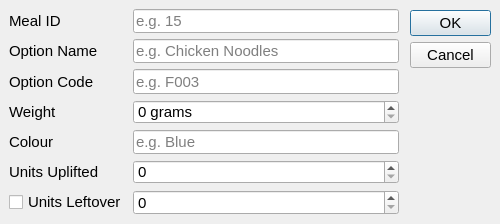
<?xml version="1.0" encoding="UTF-8"?>
<ui version="4.0">
 <class>createMealOptionDialog</class>
 <widget class="QDialog" name="createMealOptionDialog">
  <property name="geometry">
   <rect>
    <x>0</x>
    <y>0</y>
    <width>500</width>
    <height>224</height>
   </rect>
  </property>
  <property name="minimumSize">
   <size>
    <width>500</width>
    <height>100</height>
   </size>
  </property>
  <property name="maximumSize">
   <size>
    <width>500</width>
    <height>260</height>
   </size>
  </property>
  <property name="font">
   <font>
    <pointsize>11</pointsize>
   </font>
  </property>
  <property name="windowTitle">
   <string>Dialog</string>
  </property>
  <widget class="QDialogButtonBox" name="buttonBox">
   <property name="geometry">
    <rect>
     <x>410</x>
     <y>10</y>
     <width>81</width>
     <height>111</height>
    </rect>
   </property>
   <property name="orientation">
    <enum>Qt::Vertical</enum>
   </property>
   <property name="standardButtons">
    <set>QDialogButtonBox::Cancel|QDialogButtonBox::Ok</set>
   </property>
   <property name="centerButtons">
    <bool>false</bool>
   </property>
  </widget>
  <widget class="QWidget" name="formLayoutWidget">
   <property name="geometry">
    <rect>
     <x>9</x>
     <y>9</y>
     <width>390</width>
     <height>206</height>
    </rect>
   </property>
   <layout class="QFormLayout" name="formLayout">
    <item row="0" column="0">
     <widget class="QLabel" name="mealIdLabel">
      <property name="toolTip">
       <string extracomment="Enter Flight Number Here (Maximum 3 Numbers)">Enter Flight Number Here (Maximum 3 Numbers)</string>
      </property>
      <property name="text">
       <string>Meal ID</string>
      </property>
     </widget>
    </item>
    <item row="0" column="1">
     <widget class="QLineEdit" name="mealIdLineEdit">
      <property name="toolTip">
       <string/>
      </property>
      <property name="inputMask">
       <string/>
      </property>
      <property name="text">
       <string/>
      </property>
      <property name="maxLength">
       <number>3</number>
      </property>
      <property name="frame">
       <bool>true</bool>
      </property>
      <property name="echoMode">
       <enum>QLineEdit::Normal</enum>
      </property>
      <property name="cursorPosition">
       <number>0</number>
      </property>
      <property name="placeholderText">
       <string extracomment="Enter Flight ID Here">e.g. 15</string>
      </property>
      <property name="cursorMoveStyle">
       <enum>Qt::VisualMoveStyle</enum>
      </property>
     </widget>
    </item>
    <item row="1" column="0">
     <widget class="QLabel" name="optionNameLabel">
      <property name="text">
       <string>Option Name</string>
      </property>
     </widget>
    </item>
    <item row="2" column="0">
     <widget class="QLabel" name="optionCodeLabel">
      <property name="text">
       <string>Option Code</string>
      </property>
     </widget>
    </item>
    <item row="4" column="0">
     <widget class="QLabel" name="colourLabel">
      <property name="text">
       <string>Colour</string>
      </property>
     </widget>
    </item>
    <item row="3" column="0">
     <widget class="QLabel" name="weightLabel">
      <property name="text">
       <string>Weight</string>
      </property>
     </widget>
    </item>
    <item row="3" column="1">
     <widget class="QSpinBox" name="weightSpinBox">
      <property name="suffix">
       <string> grams</string>
      </property>
      <property name="minimum">
       <number>0</number>
      </property>
      <property name="maximum">
       <number>9999</number>
      </property>
      <property name="value">
       <number>0</number>
      </property>
     </widget>
    </item>
    <item row="2" column="1">
     <widget class="QLineEdit" name="optionCodeLineEdit">
      <property name="toolTip">
       <string/>
      </property>
      <property name="inputMask">
       <string/>
      </property>
      <property name="text">
       <string/>
      </property>
      <property name="maxLength">
       <number>3</number>
      </property>
      <property name="frame">
       <bool>true</bool>
      </property>
      <property name="echoMode">
       <enum>QLineEdit::Normal</enum>
      </property>
      <property name="cursorPosition">
       <number>0</number>
      </property>
      <property name="placeholderText">
       <string extracomment="Enter Option Code">e.g. F003</string>
      </property>
      <property name="cursorMoveStyle">
       <enum>Qt::VisualMoveStyle</enum>
      </property>
     </widget>
    </item>
    <item row="5" column="0">
     <widget class="QLabel" name="unitsUpliftedLabel">
      <property name="text">
       <string>Units Uplifted</string>
      </property>
     </widget>
    </item>
    <item row="5" column="1">
     <widget class="QSpinBox" name="unitsUpliftedSpinBox">
      <property name="maximum">
       <number>999</number>
      </property>
     </widget>
    </item>
    <item row="6" column="1">
     <widget class="QSpinBox" name="unitsLeftoverSpinBox">
      <property name="maximum">
       <number>999</number>
      </property>
     </widget>
    </item>
    <item row="1" column="1">
     <widget class="QLineEdit" name="optionNameLineEdit">
      <property name="toolTip">
       <string/>
      </property>
      <property name="inputMask">
       <string/>
      </property>
      <property name="text">
       <string/>
      </property>
      <property name="maxLength">
       <number>3</number>
      </property>
      <property name="frame">
       <bool>true</bool>
      </property>
      <property name="echoMode">
       <enum>QLineEdit::Normal</enum>
      </property>
      <property name="cursorPosition">
       <number>0</number>
      </property>
      <property name="placeholderText">
       <string extracomment="Enter Option Name">e.g. Chicken Noodles</string>
      </property>
      <property name="cursorMoveStyle">
       <enum>Qt::VisualMoveStyle</enum>
      </property>
     </widget>
    </item>
    <item row="4" column="1">
     <widget class="QLineEdit" name="colourLineEdit">
      <property name="toolTip">
       <string/>
      </property>
      <property name="inputMask">
       <string/>
      </property>
      <property name="text">
       <string/>
      </property>
      <property name="maxLength">
       <number>3</number>
      </property>
      <property name="frame">
       <bool>true</bool>
      </property>
      <property name="echoMode">
       <enum>QLineEdit::Normal</enum>
      </property>
      <property name="cursorPosition">
       <number>0</number>
      </property>
      <property name="placeholderText">
       <string extracomment="Enter Packaging Colour">e.g. Blue</string>
      </property>
      <property name="cursorMoveStyle">
       <enum>Qt::VisualMoveStyle</enum>
      </property>
     </widget>
    </item>
    <item row="6" column="0">
     <widget class="QCheckBox" name="unitsLeftoverCheckBox">
      <property name="text">
       <string>Units Leftover</string>
      </property>
     </widget>
    </item>
   </layout>
  </widget>
 </widget>
 <resources/>
 <connections>
  <connection>
   <sender>buttonBox</sender>
   <signal>accepted()</signal>
   <receiver>createMealOptionDialog</receiver>
   <slot>accept()</slot>
   <hints>
    <hint type="sourcelabel">
     <x>248</x>
     <y>254</y>
    </hint>
    <hint type="destinationlabel">
     <x>157</x>
     <y>274</y>
    </hint>
   </hints>
  </connection>
  <connection>
   <sender>buttonBox</sender>
   <signal>rejected()</signal>
   <receiver>createMealOptionDialog</receiver>
   <slot>reject()</slot>
   <hints>
    <hint type="sourcelabel">
     <x>316</x>
     <y>260</y>
    </hint>
    <hint type="destinationlabel">
     <x>286</x>
     <y>274</y>
    </hint>
   </hints>
  </connection>
 </connections>
</ui>
